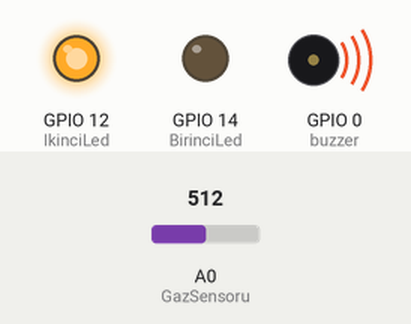
The sketch below on a simulated ESP8266 (NodeMCU). Parts: output pins drawn as LEDs (lit = HIGH), buzzer (waves = sounding). The test bench sets the inputs (shaded band); at power-on: A0 (GazSensoru) = 512. WiFi joins after 1.5 s; servers stay silent unless stated.

Above: at 3.0 s.
3.1 s: A0 (GazSensoru) set to 354
6.6 s: A0 (GazSensoru) set to 331
At 8.0 s:
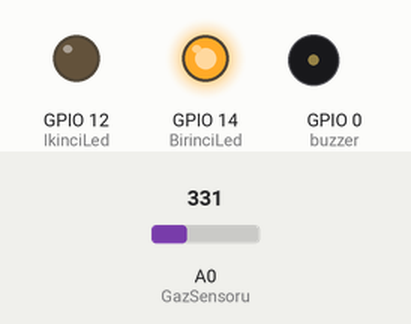
8.3 s: A0 (GazSensoru) set to 350
At 9.6 s:
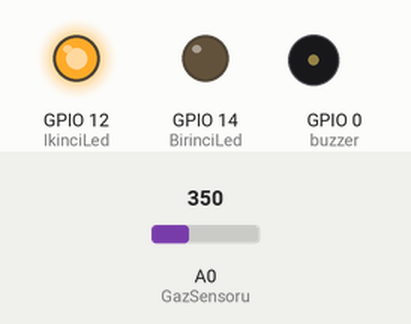
12.5 s: A0 (GazSensoru) set to 330
At 13.7 s:
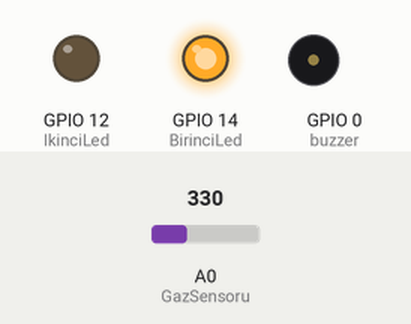
Timing chart, 0 to 15.3 s (numbered marks = the images above; inputs shaded):
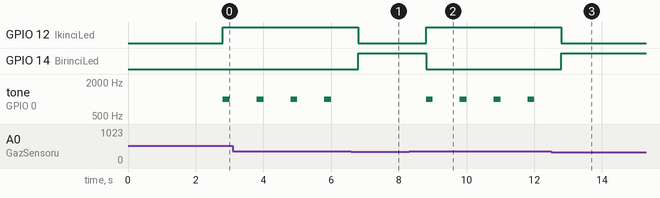

The sketch:

gaz_sensoru.ino
```cpp
#include <ESP8266WiFi.h>
#include <BlynkSimpleEsp8266.h>
#define BLYNK_PRINT Serial

char auth[] ="Mi2aeSmQWmdwiQRwz7ooboF4L7iFeB92";
char ssid[] ="HUAWEI Mate 20 lite";
char pass[] ="13122000";

BlynkTimer timer;

int GazSensoru = A0;
int data=0;
#define BirinciLed 14
#define IkinciLed 12

int buzzer =0;

void setup() {
  Serial.begin(115200);
  Blynk.begin(auth, ssid, pass);
  pinMode(BirinciLed, OUTPUT);
  pinMode(IkinciLed, OUTPUT);
  timer.setInterval(1000L, getSendData);

}

void loop() {
  timer.run();
  Blynk.run();

}
void getSendData (){
  data= analogRead(GazSensoru);
  Blynk.virtualWrite(V2, data);

  if (data>340){
    Blynk.notify("Dikkat! Gaz sensörü devrede");
    digitalWrite (BirinciLed, LOW);
    digitalWrite (IkinciLed, HIGH);
    tone(buzzer, 1000, 200);

    }
  else {
    digitalWrite(BirinciLed, HIGH);
    digitalWrite(IkinciLed, LOW);
    noTone(buzzer);
    }


  }
```

Measured:
- the behaviour switches between 341 and 340 on A0 (GazSensoru) (found by bisection; images 0 and 1)
- after the input at 6.6 s, GPIO 12 (IkinciLed): HIGH → LOW after 0.20 s; GPIO 14 (BirinciLed): LOW → HIGH after 0.20 s; tone on GPIO 0 (buzzer): stops changing and stays silent
- after the input at 8.3 s, GPIO 12 (IkinciLed): LOW → HIGH after 0.50 s; GPIO 14 (BirinciLed): HIGH → LOW after 0.50 s; tone on GPIO 0 (buzzer): alternates 1000 Hz for 0.20 s and silent for 0.80 s, starting after 0.50 s
- after the input at 12.5 s, GPIO 12 (IkinciLed): HIGH → LOW after 0.30 s; GPIO 14 (BirinciLed): LOW → HIGH after 0.30 s; tone on GPIO 0 (buzzer): stops changing and stays silent
- by itself, tone on GPIO 0 (buzzer): alternates 1000 Hz for 0.20 s and silent for 0.80 s
